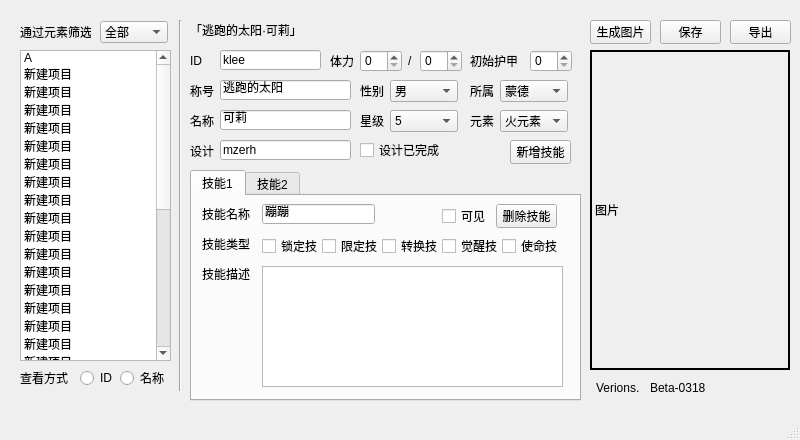
<?xml version="1.0" encoding="UTF-8"?>
<ui version="4.0">
 <class>MainWindow</class>
 <widget class="QMainWindow" name="MainWindow">
  <property name="geometry">
   <rect>
    <x>0</x>
    <y>0</y>
    <width>800</width>
    <height>440</height>
   </rect>
  </property>
  <property name="sizePolicy">
   <sizepolicy hsizetype="Preferred" vsizetype="Preferred">
    <horstretch>81</horstretch>
    <verstretch>0</verstretch>
   </sizepolicy>
  </property>
  <property name="minimumSize">
   <size>
    <width>800</width>
    <height>440</height>
   </size>
  </property>
  <property name="maximumSize">
   <size>
    <width>800</width>
    <height>440</height>
   </size>
  </property>
  <property name="windowTitle">
   <string>GK-23a 设计师编辑器</string>
  </property>
  <widget class="QWidget" name="centralwidget">
   <widget class="QTabWidget" name="tabWidget_Skill">
    <property name="geometry">
     <rect>
      <x>190</x>
      <y>170</y>
      <width>391</width>
      <height>231</height>
     </rect>
    </property>
    <property name="layoutDirection">
     <enum>Qt::LeftToRight</enum>
    </property>
    <property name="tabPosition">
     <enum>QTabWidget::North</enum>
    </property>
    <property name="currentIndex">
     <number>0</number>
    </property>
    <widget class="QWidget" name="tab_Skill1">
     <attribute name="title">
      <string>技能1</string>
     </attribute>
     <widget class="QLineEdit" name="lineEdit_Skill1_Name">
      <property name="geometry">
       <rect>
        <x>70</x>
        <y>8</y>
        <width>113</width>
        <height>20</height>
       </rect>
      </property>
      <property name="text">
       <string>蹦蹦</string>
      </property>
     </widget>
     <widget class="QLabel" name="label_Text_Skill1_Name">
      <property name="geometry">
       <rect>
        <x>10</x>
        <y>10</y>
        <width>51</width>
        <height>16</height>
       </rect>
      </property>
      <property name="text">
       <string>技能名称</string>
      </property>
     </widget>
     <widget class="QLabel" name="label_Text_Skill1_Type">
      <property name="geometry">
       <rect>
        <x>10</x>
        <y>40</y>
        <width>51</width>
        <height>16</height>
       </rect>
      </property>
      <property name="text">
       <string>技能类型</string>
      </property>
     </widget>
     <widget class="QLabel" name="label_Text_Skill1_Description">
      <property name="geometry">
       <rect>
        <x>10</x>
        <y>70</y>
        <width>51</width>
        <height>16</height>
       </rect>
      </property>
      <property name="text">
       <string>技能描述</string>
      </property>
     </widget>
     <widget class="QTextEdit" name="textEdit_Skill1_Description">
      <property name="geometry">
       <rect>
        <x>70</x>
        <y>70</y>
        <width>301</width>
        <height>121</height>
       </rect>
      </property>
     </widget>
     <widget class="QCheckBox" name="checkBox_Skill1_Shiming">
      <property name="geometry">
       <rect>
        <x>310</x>
        <y>40</y>
        <width>61</width>
        <height>20</height>
       </rect>
      </property>
      <property name="text">
       <string>使命技</string>
      </property>
     </widget>
     <widget class="QCheckBox" name="checkBox_Skill1_Xianding">
      <property name="geometry">
       <rect>
        <x>130</x>
        <y>40</y>
        <width>61</width>
        <height>20</height>
       </rect>
      </property>
      <property name="text">
       <string>限定技</string>
      </property>
     </widget>
     <widget class="QCheckBox" name="checkBox_Skill1_Suoding">
      <property name="geometry">
       <rect>
        <x>70</x>
        <y>40</y>
        <width>61</width>
        <height>20</height>
       </rect>
      </property>
      <property name="text">
       <string>锁定技</string>
      </property>
     </widget>
     <widget class="QCheckBox" name="checkBox_Skill1_Juexing">
      <property name="geometry">
       <rect>
        <x>250</x>
        <y>40</y>
        <width>61</width>
        <height>20</height>
       </rect>
      </property>
      <property name="text">
       <string>觉醒技</string>
      </property>
     </widget>
     <widget class="QCheckBox" name="checkBox_Skill1_Zhuanhuan">
      <property name="geometry">
       <rect>
        <x>190</x>
        <y>40</y>
        <width>61</width>
        <height>20</height>
       </rect>
      </property>
      <property name="text">
       <string>转换技</string>
      </property>
     </widget>
     <widget class="QPushButton" name="pushButton_Skill1_Delete">
      <property name="geometry">
       <rect>
        <x>304</x>
        <y>8</y>
        <width>61</width>
        <height>24</height>
       </rect>
      </property>
      <property name="text">
       <string>删除技能</string>
      </property>
     </widget>
     <widget class="QCheckBox" name="checkBox_Skill1_Enable">
      <property name="geometry">
       <rect>
        <x>250</x>
        <y>10</y>
        <width>51</width>
        <height>20</height>
       </rect>
      </property>
      <property name="text">
       <string>可见</string>
      </property>
     </widget>
    </widget>
    <widget class="QWidget" name="tab_Skill2">
     <attribute name="title">
      <string>技能2</string>
     </attribute>
     <widget class="QLabel" name="label_Text_Skill2_Description">
      <property name="geometry">
       <rect>
        <x>10</x>
        <y>70</y>
        <width>51</width>
        <height>16</height>
       </rect>
      </property>
      <property name="text">
       <string>技能描述</string>
      </property>
     </widget>
     <widget class="QLabel" name="label_Text_Skill2_Type">
      <property name="geometry">
       <rect>
        <x>10</x>
        <y>40</y>
        <width>51</width>
        <height>16</height>
       </rect>
      </property>
      <property name="text">
       <string>技能类型</string>
      </property>
     </widget>
     <widget class="QLabel" name="label_Text_Skill2_Name">
      <property name="geometry">
       <rect>
        <x>10</x>
        <y>10</y>
        <width>51</width>
        <height>16</height>
       </rect>
      </property>
      <property name="text">
       <string>技能名称</string>
      </property>
     </widget>
     <widget class="QTextEdit" name="textEdit_Skill2_Description">
      <property name="geometry">
       <rect>
        <x>70</x>
        <y>70</y>
        <width>301</width>
        <height>121</height>
       </rect>
      </property>
     </widget>
     <widget class="QLineEdit" name="lineEdit_Skill2_Name">
      <property name="geometry">
       <rect>
        <x>70</x>
        <y>8</y>
        <width>113</width>
        <height>20</height>
       </rect>
      </property>
      <property name="text">
       <string>蹦蹦</string>
      </property>
     </widget>
     <widget class="QCheckBox" name="checkBox_Skill2_Suoding">
      <property name="geometry">
       <rect>
        <x>70</x>
        <y>40</y>
        <width>61</width>
        <height>20</height>
       </rect>
      </property>
      <property name="text">
       <string>锁定技</string>
      </property>
     </widget>
     <widget class="QCheckBox" name="checkBox_Skill2_Xianding">
      <property name="geometry">
       <rect>
        <x>130</x>
        <y>40</y>
        <width>61</width>
        <height>20</height>
       </rect>
      </property>
      <property name="text">
       <string>限定技</string>
      </property>
     </widget>
     <widget class="QCheckBox" name="checkBox_Skill2_Zhuanhuan">
      <property name="geometry">
       <rect>
        <x>190</x>
        <y>40</y>
        <width>61</width>
        <height>20</height>
       </rect>
      </property>
      <property name="text">
       <string>转换技</string>
      </property>
     </widget>
     <widget class="QCheckBox" name="checkBox_Skill2_Juexing">
      <property name="geometry">
       <rect>
        <x>250</x>
        <y>40</y>
        <width>61</width>
        <height>20</height>
       </rect>
      </property>
      <property name="text">
       <string>觉醒技</string>
      </property>
     </widget>
     <widget class="QCheckBox" name="checkBox_Skill2_Shiming">
      <property name="geometry">
       <rect>
        <x>310</x>
        <y>40</y>
        <width>61</width>
        <height>20</height>
       </rect>
      </property>
      <property name="text">
       <string>使命技</string>
      </property>
     </widget>
     <widget class="QPushButton" name="pushButton_Skill2_Delete">
      <property name="geometry">
       <rect>
        <x>304</x>
        <y>8</y>
        <width>61</width>
        <height>24</height>
       </rect>
      </property>
      <property name="text">
       <string>删除技能</string>
      </property>
     </widget>
     <widget class="QCheckBox" name="checkBox_Skill2_Enable">
      <property name="geometry">
       <rect>
        <x>250</x>
        <y>10</y>
        <width>51</width>
        <height>20</height>
       </rect>
      </property>
      <property name="text">
       <string>可见</string>
      </property>
     </widget>
    </widget>
   </widget>
   <widget class="QLabel" name="label_Image">
    <property name="geometry">
     <rect>
      <x>590</x>
      <y>50</y>
      <width>200</width>
      <height>320</height>
     </rect>
    </property>
    <property name="styleSheet">
     <string notr="true">border: 2px solid rgb(0,0,0);</string>
    </property>
    <property name="frameShape">
     <enum>QFrame::NoFrame</enum>
    </property>
    <property name="frameShadow">
     <enum>QFrame::Plain</enum>
    </property>
    <property name="lineWidth">
     <number>10</number>
    </property>
    <property name="midLineWidth">
     <number>10</number>
    </property>
    <property name="text">
     <string>图片</string>
    </property>
   </widget>
   <widget class="QLabel" name="label_Text_Name">
    <property name="geometry">
     <rect>
      <x>190</x>
      <y>113</y>
      <width>31</width>
      <height>16</height>
     </rect>
    </property>
    <property name="text">
     <string>名称</string>
    </property>
   </widget>
   <widget class="QLabel" name="label_Text_Title">
    <property name="geometry">
     <rect>
      <x>190</x>
      <y>83</y>
      <width>31</width>
      <height>16</height>
     </rect>
    </property>
    <property name="text">
     <string>称号</string>
    </property>
   </widget>
   <widget class="QLineEdit" name="lineEdit_ID">
    <property name="geometry">
     <rect>
      <x>220</x>
      <y>50</y>
      <width>101</width>
      <height>20</height>
     </rect>
    </property>
    <property name="text">
     <string>klee</string>
    </property>
   </widget>
   <widget class="QLineEdit" name="lineEdit_Title">
    <property name="geometry">
     <rect>
      <x>220</x>
      <y>80</y>
      <width>131</width>
      <height>20</height>
     </rect>
    </property>
    <property name="text">
     <string>逃跑的太阳</string>
    </property>
   </widget>
   <widget class="QLineEdit" name="lineEdit_Name">
    <property name="geometry">
     <rect>
      <x>220</x>
      <y>110</y>
      <width>131</width>
      <height>20</height>
     </rect>
    </property>
    <property name="text">
     <string>可莉</string>
    </property>
   </widget>
   <widget class="QLineEdit" name="lineEdit_Designer">
    <property name="geometry">
     <rect>
      <x>220</x>
      <y>140</y>
      <width>131</width>
      <height>20</height>
     </rect>
    </property>
    <property name="text">
     <string>mzerh</string>
    </property>
   </widget>
   <widget class="QLabel" name="label_Text_Designer">
    <property name="geometry">
     <rect>
      <x>190</x>
      <y>143</y>
      <width>31</width>
      <height>16</height>
     </rect>
    </property>
    <property name="text">
     <string>设计</string>
    </property>
   </widget>
   <widget class="QLabel" name="label_Text_Sex">
    <property name="geometry">
     <rect>
      <x>360</x>
      <y>83</y>
      <width>31</width>
      <height>16</height>
     </rect>
    </property>
    <property name="text">
     <string>性别</string>
    </property>
   </widget>
   <widget class="QLabel" name="label_Text_StarLevel">
    <property name="geometry">
     <rect>
      <x>360</x>
      <y>113</y>
      <width>31</width>
      <height>16</height>
     </rect>
    </property>
    <property name="text">
     <string>星级</string>
    </property>
   </widget>
   <widget class="QLabel" name="label_Text_Element">
    <property name="geometry">
     <rect>
      <x>470</x>
      <y>113</y>
      <width>31</width>
      <height>16</height>
     </rect>
    </property>
    <property name="text">
     <string>元素</string>
    </property>
   </widget>
   <widget class="QLabel" name="label_Text_Country">
    <property name="geometry">
     <rect>
      <x>470</x>
      <y>83</y>
      <width>31</width>
      <height>16</height>
     </rect>
    </property>
    <property name="text">
     <string>所属</string>
    </property>
   </widget>
   <widget class="QPushButton" name="pushButton_ImageBuild">
    <property name="geometry">
     <rect>
      <x>590</x>
      <y>20</y>
      <width>61</width>
      <height>24</height>
     </rect>
    </property>
    <property name="text">
     <string>生成图片</string>
    </property>
   </widget>
   <widget class="QPushButton" name="pushButton_Save">
    <property name="geometry">
     <rect>
      <x>660</x>
      <y>20</y>
      <width>61</width>
      <height>24</height>
     </rect>
    </property>
    <property name="text">
     <string>保存</string>
    </property>
   </widget>
   <widget class="QComboBox" name="comboBox_Sex">
    <property name="geometry">
     <rect>
      <x>390</x>
      <y>80</y>
      <width>68</width>
      <height>22</height>
     </rect>
    </property>
    <item>
     <property name="text">
      <string>男</string>
     </property>
    </item>
    <item>
     <property name="text">
      <string>女</string>
     </property>
    </item>
   </widget>
   <widget class="QComboBox" name="comboBox_StarLevel">
    <property name="geometry">
     <rect>
      <x>390</x>
      <y>110</y>
      <width>68</width>
      <height>22</height>
     </rect>
    </property>
    <item>
     <property name="text">
      <string>5</string>
     </property>
    </item>
    <item>
     <property name="text">
      <string>4</string>
     </property>
    </item>
   </widget>
   <widget class="QComboBox" name="comboBox_Element">
    <property name="geometry">
     <rect>
      <x>500</x>
      <y>110</y>
      <width>68</width>
      <height>22</height>
     </rect>
    </property>
    <item>
     <property name="text">
      <string>火元素</string>
     </property>
    </item>
    <item>
     <property name="text">
      <string>水元素</string>
     </property>
    </item>
    <item>
     <property name="text">
      <string>风元素</string>
     </property>
    </item>
    <item>
     <property name="text">
      <string>雷元素</string>
     </property>
    </item>
    <item>
     <property name="text">
      <string>草元素</string>
     </property>
    </item>
    <item>
     <property name="text">
      <string>冰元素</string>
     </property>
    </item>
    <item>
     <property name="text">
      <string>岩元素</string>
     </property>
    </item>
    <item>
     <property name="text">
      <string>其他</string>
     </property>
    </item>
   </widget>
   <widget class="QComboBox" name="comboBox_Country">
    <property name="geometry">
     <rect>
      <x>500</x>
      <y>80</y>
      <width>68</width>
      <height>22</height>
     </rect>
    </property>
    <item>
     <property name="text">
      <string>蒙德</string>
     </property>
    </item>
    <item>
     <property name="text">
      <string>璃月</string>
     </property>
    </item>
    <item>
     <property name="text">
      <string>稻妻</string>
     </property>
    </item>
    <item>
     <property name="text">
      <string>须弥</string>
     </property>
    </item>
    <item>
     <property name="text">
      <string>枫丹</string>
     </property>
    </item>
    <item>
     <property name="text">
      <string>纳塔</string>
     </property>
    </item>
    <item>
     <property name="text">
      <string>至冬</string>
     </property>
    </item>
    <item>
     <property name="text">
      <string>坎瑞亚</string>
     </property>
    </item>
    <item>
     <property name="text">
      <string>其他</string>
     </property>
    </item>
   </widget>
   <widget class="QListWidget" name="listWidget_List">
    <property name="geometry">
     <rect>
      <x>20</x>
      <y>50</y>
      <width>151</width>
      <height>311</height>
     </rect>
    </property>
    <item>
     <property name="text">
      <string>A</string>
     </property>
    </item>
    <item>
     <property name="text">
      <string>新建项目</string>
     </property>
    </item>
    <item>
     <property name="text">
      <string>新建项目</string>
     </property>
    </item>
    <item>
     <property name="text">
      <string>新建项目</string>
     </property>
    </item>
    <item>
     <property name="text">
      <string>新建项目</string>
     </property>
    </item>
    <item>
     <property name="text">
      <string>新建项目</string>
     </property>
    </item>
    <item>
     <property name="text">
      <string>新建项目</string>
     </property>
    </item>
    <item>
     <property name="text">
      <string>新建项目</string>
     </property>
    </item>
    <item>
     <property name="text">
      <string>新建项目</string>
     </property>
    </item>
    <item>
     <property name="text">
      <string>新建项目</string>
     </property>
    </item>
    <item>
     <property name="text">
      <string>新建项目</string>
     </property>
    </item>
    <item>
     <property name="text">
      <string>新建项目</string>
     </property>
    </item>
    <item>
     <property name="text">
      <string>新建项目</string>
     </property>
    </item>
    <item>
     <property name="text">
      <string>新建项目</string>
     </property>
    </item>
    <item>
     <property name="text">
      <string>新建项目</string>
     </property>
    </item>
    <item>
     <property name="text">
      <string>新建项目</string>
     </property>
    </item>
    <item>
     <property name="text">
      <string>新建项目</string>
     </property>
    </item>
    <item>
     <property name="text">
      <string>新建项目</string>
     </property>
    </item>
    <item>
     <property name="text">
      <string>新建项目</string>
     </property>
    </item>
    <item>
     <property name="text">
      <string>新建项目</string>
     </property>
    </item>
    <item>
     <property name="text">
      <string>新建项目</string>
     </property>
    </item>
    <item>
     <property name="text">
      <string>新建项目</string>
     </property>
    </item>
    <item>
     <property name="text">
      <string>新建项目</string>
     </property>
    </item>
    <item>
     <property name="text">
      <string>新建项目</string>
     </property>
    </item>
    <item>
     <property name="text">
      <string>新建项目</string>
     </property>
    </item>
    <item>
     <property name="text">
      <string>新建项目</string>
     </property>
    </item>
    <item>
     <property name="text">
      <string>新建项目</string>
     </property>
    </item>
    <item>
     <property name="text">
      <string>新建项目</string>
     </property>
    </item>
    <item>
     <property name="text">
      <string>新建项目</string>
     </property>
    </item>
    <item>
     <property name="text">
      <string>新建项目</string>
     </property>
    </item>
    <item>
     <property name="text">
      <string>B</string>
     </property>
    </item>
    <item>
     <property name="text">
      <string>C</string>
     </property>
    </item>
    <item>
     <property name="text">
      <string>D</string>
     </property>
    </item>
    <item>
     <property name="text">
      <string>E</string>
     </property>
    </item>
    <item>
     <property name="text">
      <string>F</string>
     </property>
    </item>
   </widget>
   <widget class="QComboBox" name="comboBox_Filter">
    <property name="geometry">
     <rect>
      <x>100</x>
      <y>21</y>
      <width>68</width>
      <height>22</height>
     </rect>
    </property>
    <item>
     <property name="text">
      <string>全部</string>
     </property>
    </item>
    <item>
     <property name="text">
      <string>火元素</string>
     </property>
    </item>
    <item>
     <property name="text">
      <string>水元素</string>
     </property>
    </item>
    <item>
     <property name="text">
      <string>风元素</string>
     </property>
    </item>
    <item>
     <property name="text">
      <string>雷元素</string>
     </property>
    </item>
    <item>
     <property name="text">
      <string>草元素</string>
     </property>
    </item>
    <item>
     <property name="text">
      <string>冰元素</string>
     </property>
    </item>
    <item>
     <property name="text">
      <string>岩元素</string>
     </property>
    </item>
    <item>
     <property name="text">
      <string>其他</string>
     </property>
    </item>
   </widget>
   <widget class="QLabel" name="label_Text_Fliter">
    <property name="geometry">
     <rect>
      <x>20</x>
      <y>24</y>
      <width>71</width>
      <height>16</height>
     </rect>
    </property>
    <property name="text">
     <string>通过元素筛选</string>
    </property>
   </widget>
   <widget class="Line" name="line">
    <property name="geometry">
     <rect>
      <x>170</x>
      <y>20</y>
      <width>20</width>
      <height>371</height>
     </rect>
    </property>
    <property name="orientation">
     <enum>Qt::Vertical</enum>
    </property>
   </widget>
   <widget class="QLabel" name="label_Text_ID">
    <property name="geometry">
     <rect>
      <x>190</x>
      <y>53</y>
      <width>31</width>
      <height>16</height>
     </rect>
    </property>
    <property name="text">
     <string>ID</string>
    </property>
   </widget>
   <widget class="QRadioButton" name="radioButton_FliterName">
    <property name="geometry">
     <rect>
      <x>120</x>
      <y>368</y>
      <width>51</width>
      <height>20</height>
     </rect>
    </property>
    <property name="text">
     <string>名称</string>
    </property>
   </widget>
   <widget class="QRadioButton" name="radioButton_FliterID">
    <property name="geometry">
     <rect>
      <x>80</x>
      <y>368</y>
      <width>41</width>
      <height>20</height>
     </rect>
    </property>
    <property name="text">
     <string>ID</string>
    </property>
   </widget>
   <widget class="QLabel" name="label_Text_Filter">
    <property name="geometry">
     <rect>
      <x>20</x>
      <y>370</y>
      <width>51</width>
      <height>16</height>
     </rect>
    </property>
    <property name="text">
     <string>查看方式</string>
    </property>
   </widget>
   <widget class="QPushButton" name="pushButton_Output">
    <property name="geometry">
     <rect>
      <x>730</x>
      <y>20</y>
      <width>61</width>
      <height>24</height>
     </rect>
    </property>
    <property name="text">
     <string>导出</string>
    </property>
   </widget>
   <widget class="QLabel" name="label_Text_Verions">
    <property name="geometry">
     <rect>
      <x>596</x>
      <y>380</y>
      <width>51</width>
      <height>16</height>
     </rect>
    </property>
    <property name="text">
     <string>Verions.</string>
    </property>
   </widget>
   <widget class="QLabel" name="label_Text_VerionsInfo">
    <property name="geometry">
     <rect>
      <x>650</x>
      <y>380</y>
      <width>141</width>
      <height>16</height>
     </rect>
    </property>
    <property name="text">
     <string>Beta-0318</string>
    </property>
   </widget>
   <widget class="QCheckBox" name="checkBox_Finish">
    <property name="geometry">
     <rect>
      <x>360</x>
      <y>140</y>
      <width>81</width>
      <height>20</height>
     </rect>
    </property>
    <property name="text">
     <string>设计已完成</string>
    </property>
   </widget>
   <widget class="QPushButton" name="pushButton_SkillAdd">
    <property name="geometry">
     <rect>
      <x>510</x>
      <y>140</y>
      <width>61</width>
      <height>24</height>
     </rect>
    </property>
    <property name="text">
     <string>新增技能</string>
    </property>
   </widget>
   <widget class="QLabel" name="label_Text_Health">
    <property name="geometry">
     <rect>
      <x>330</x>
      <y>53</y>
      <width>31</width>
      <height>16</height>
     </rect>
    </property>
    <property name="text">
     <string>体力</string>
    </property>
   </widget>
   <widget class="QSpinBox" name="spinBox_HP">
    <property name="geometry">
     <rect>
      <x>360</x>
      <y>50</y>
      <width>42</width>
      <height>22</height>
     </rect>
    </property>
   </widget>
   <widget class="QSpinBox" name="spinBox_HPMax">
    <property name="geometry">
     <rect>
      <x>420</x>
      <y>50</y>
      <width>42</width>
      <height>22</height>
     </rect>
    </property>
   </widget>
   <widget class="QLabel" name="label_Text_Health_">
    <property name="geometry">
     <rect>
      <x>408</x>
      <y>53</y>
      <width>16</width>
      <height>16</height>
     </rect>
    </property>
    <property name="text">
     <string>/</string>
    </property>
   </widget>
   <widget class="QLabel" name="label_Text_Armor">
    <property name="geometry">
     <rect>
      <x>470</x>
      <y>53</y>
      <width>51</width>
      <height>16</height>
     </rect>
    </property>
    <property name="text">
     <string>初始护甲</string>
    </property>
   </widget>
   <widget class="QSpinBox" name="spinBox_Armor">
    <property name="geometry">
     <rect>
      <x>530</x>
      <y>50</y>
      <width>42</width>
      <height>22</height>
     </rect>
    </property>
   </widget>
   <widget class="QLabel" name="label_Text_AllName">
    <property name="geometry">
     <rect>
      <x>190</x>
      <y>20</y>
      <width>381</width>
      <height>20</height>
     </rect>
    </property>
    <property name="text">
     <string>「逃跑的太阳·可莉」</string>
    </property>
    <property name="textFormat">
     <enum>Qt::PlainText</enum>
    </property>
    <property name="wordWrap">
     <bool>false</bool>
    </property>
    <property name="openExternalLinks">
     <bool>false</bool>
    </property>
   </widget>
  </widget>
  <widget class="QMenuBar" name="menubar">
   <property name="geometry">
    <rect>
     <x>0</x>
     <y>0</y>
     <width>800</width>
     <height>22</height>
    </rect>
   </property>
  </widget>
  <widget class="QStatusBar" name="statusbar"/>
 </widget>
 <resources/>
 <connections/>
</ui>
